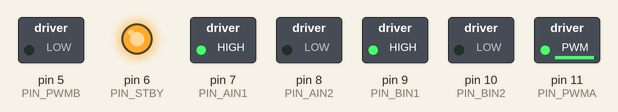
The sketch below on a simulated Arduino Uno, built with avr-gcc and run on an emulated ATmega328P. Parts: switched loads named in the sketch (green lamp = pin HIGH), output pins drawn as LEDs (lit = HIGH).

Above: at 0.05 s.
At 0.9 s:
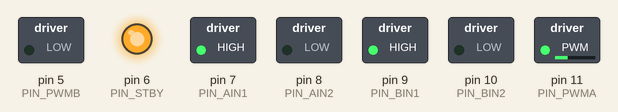
At 1.8 s:
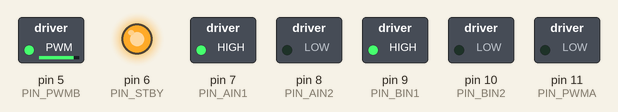
At 3.55 s:
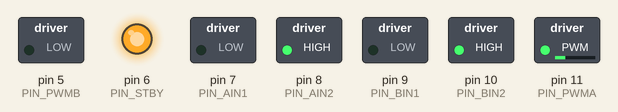
At 5.3 s:
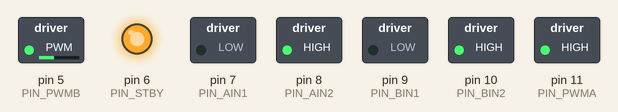
At 7.05 s:
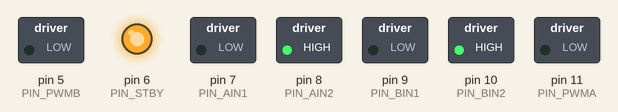
Timing chart, 0 to 9.2 s (numbered marks = the images above):
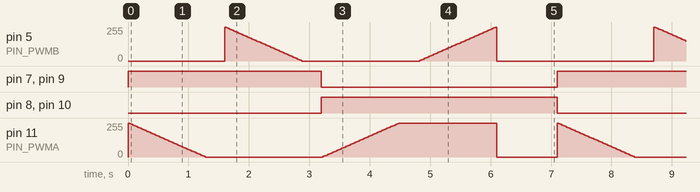

The sketch:

TestH-brugTB6612.ino
```cpp
// 1) Vooruit: volle snelheid -> langzaam (255 -> 0)
// 2) Kort pauze
// 3) Achteruit: langzaam -> volle snelheid (0 -> 255)
// 4) 1 seconde pauze, dan opnieuw

const int PIN_AIN1 = 7;
const int PIN_AIN2 = 8;
const int PIN_PWMA = 11;

const int PIN_BIN1 = 9;
const int PIN_BIN2 = 10;
const int PIN_PWMB = 5;

const int PIN_STBY = 6;

const int STEP = 5;
const int STEP_DELAY = 25;
const int SHORT_PAUSE_MS = 300;
const int PAUSE_MS = 1000;
const int MOTOR_B_DELAY = 300;  // eenvoudige vertraging

void setup() {
  pinMode(PIN_AIN1, OUTPUT);
  pinMode(PIN_AIN2, OUTPUT);
  pinMode(PIN_PWMA, OUTPUT);

  pinMode(PIN_BIN1, OUTPUT);
  pinMode(PIN_BIN2, OUTPUT);
  pinMode(PIN_PWMB, OUTPUT);

  pinMode(PIN_STBY, OUTPUT);
  digitalWrite(PIN_STBY, HIGH);
}

void loop() {
  // --- Vooruit ---
  digitalWrite(PIN_AIN1, HIGH);
  digitalWrite(PIN_AIN2, LOW);
  digitalWrite(PIN_BIN1, HIGH);
  digitalWrite(PIN_BIN2, LOW);

  // Motor A start direct
  for (int s = 255; s >= 0; s -= STEP) {
    analogWrite(PIN_PWMA, s);
    delay(STEP_DELAY);
  }

  // Kleine vertraging vóór motor B
  delay(MOTOR_B_DELAY);

  for (int s = 255; s >= 0; s -= STEP) {
    analogWrite(PIN_PWMB, s);
    delay(STEP_DELAY);
  }

  // korte pauze
  analogWrite(PIN_PWMA, 0);
  analogWrite(PIN_PWMB, 0);
  delay(SHORT_PAUSE_MS);

  // --- Achteruit ---
  digitalWrite(PIN_AIN1, LOW);
  digitalWrite(PIN_AIN2, HIGH);
  digitalWrite(PIN_BIN1, LOW);
  digitalWrite(PIN_BIN2, HIGH);

  // Motor A start weer direct
  for (int s = 0; s <= 255; s += STEP) {
    analogWrite(PIN_PWMA, s);
    delay(STEP_DELAY);
  }

  // Motor B wacht even
  delay(MOTOR_B_DELAY);

  for (int s = 0; s <= 255; s += STEP) {
    analogWrite(PIN_PWMB, s);
    delay(STEP_DELAY);
  }

  // Pauze tussen herhalingen
  analogWrite(PIN_PWMA, 0);
  analogWrite(PIN_PWMB, 0);
  delay(PAUSE_MS);
}
```

Measured:
- by itself, pin 5 (PIN_PWMB), pin 11 (PIN_PWMA): moves between 0/255 and 255/255, repeating every 7.1 s
- by itself, pin 7 (PIN_AIN1), pin 9 (PIN_BIN1): alternates HIGH for 3.2 s and LOW for 3.9 s
- by itself, pin 8 (PIN_AIN2), pin 10 (PIN_BIN2): alternates HIGH for 3.9 s and LOW for 3.2 s
